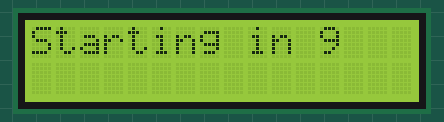
The sketch below on a simulated Arduino Uno, built with avr-gcc and run on an emulated ATmega328P. Shown: 16×2 character LCD.

Above: at 0.1 s.
At 4.1 s:
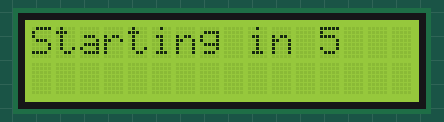
At 9.1 s:
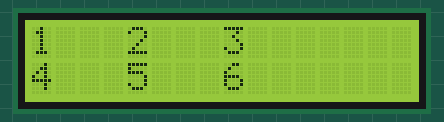
At 16.2 s:
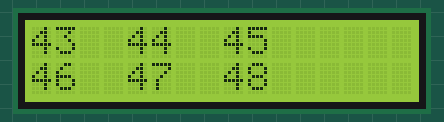
At 23.2 s:
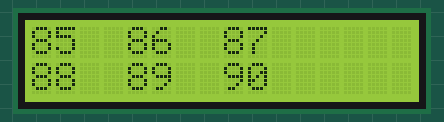
At 38.3 s:
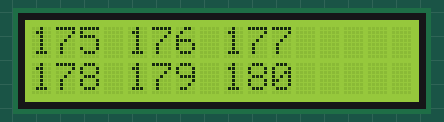

Measured:
- what the display in image 1 shows lasts 1.0 s, from 4.1 s to 5.1 s

The sketch:

11.2.2_formatting-text-modyfikacja.ino
```cpp
/*
Book: 2020#Margolis_Arduino-Cookbook.pdf
Chapter 11.2.2: page:422

Sketch: Liquid Crystal Display Library - Formatting text
Wiring: p.417

 My modification:
* modyfikacja ze strony 422

MK:
C:2024.05.03
M:2020.05.03


  LiquidCrystal Library - Hello World

 Demonstrates the use a 16x2 LCD display.  The LiquidCrystal
 library works with all LCD displays that are compatible with the
 Hitachi HD44780 driver. There are many of them out there, and you
 can usually tell them by the 16-pin interface.

 This sketch prints "Hello World!" to the LCD
 and shows the time.

  The circuit:
 * LCD RS pin to digital pin 12
 * LCD Enable pin to digital pin 11
 * LCD D4 pin to digital pin 5
 * LCD D5 pin to digital pin 4
 * LCD D6 pin to digital pin 3
 * LCD D7 pin to digital pin 2
 * LCD R/W pin to ground
 * LCD VSS pin to ground
 * LCD VCC pin to 5V
 * 10K resistor:
 * ends to +5V and ground
 * wiper to LCD VO pin (pin 3)

*/

// include the library code:
#include <LiquidCrystal.h>

// constants for the mnumber of rows and columns in the LCD
const int numRows = 2;
const int numCols = 16;

int count; // a variable

// initialize the library by associating any needed LCD interface pin
// with the arduino pin number it is connected to
const int rs = 12, en = 11, d4 = 5, d5 = 4, d6 = 3, d7 = 2; // connection the function with Arduino pin number
LiquidCrystal lcd(rs, en, d4, d5, d6, d7);

void setup() {
  // set up the LCD's number of columns and rows:
  lcd.begin(numCols, numCols);
  // Print a message to the LCD.
  lcd.print("Starting in "); // this string is 12 characters long
  for (int i = 9; i > 0; i--)
  {
    // the top line is row 0
    lcd.setCursor(12,0); // move the cursor to the end of the string
    lcd.print(i);
    delay(1000);
  }
}

void loop()
{
  int columnWidth = 4;
  int displayColumns = 3;
  //int displayColumns = numCols / columnWidth;

  lcd.clear();
  for(int row = 0; row < numRows; row++)
  {
    for(int col = 0; col < displayColumns; col++)
    {
      lcd.setCursor(col * columnWidth, row);
      count++;
      lcd.print(count);
    }
  }
  delay(1000);
}
```
